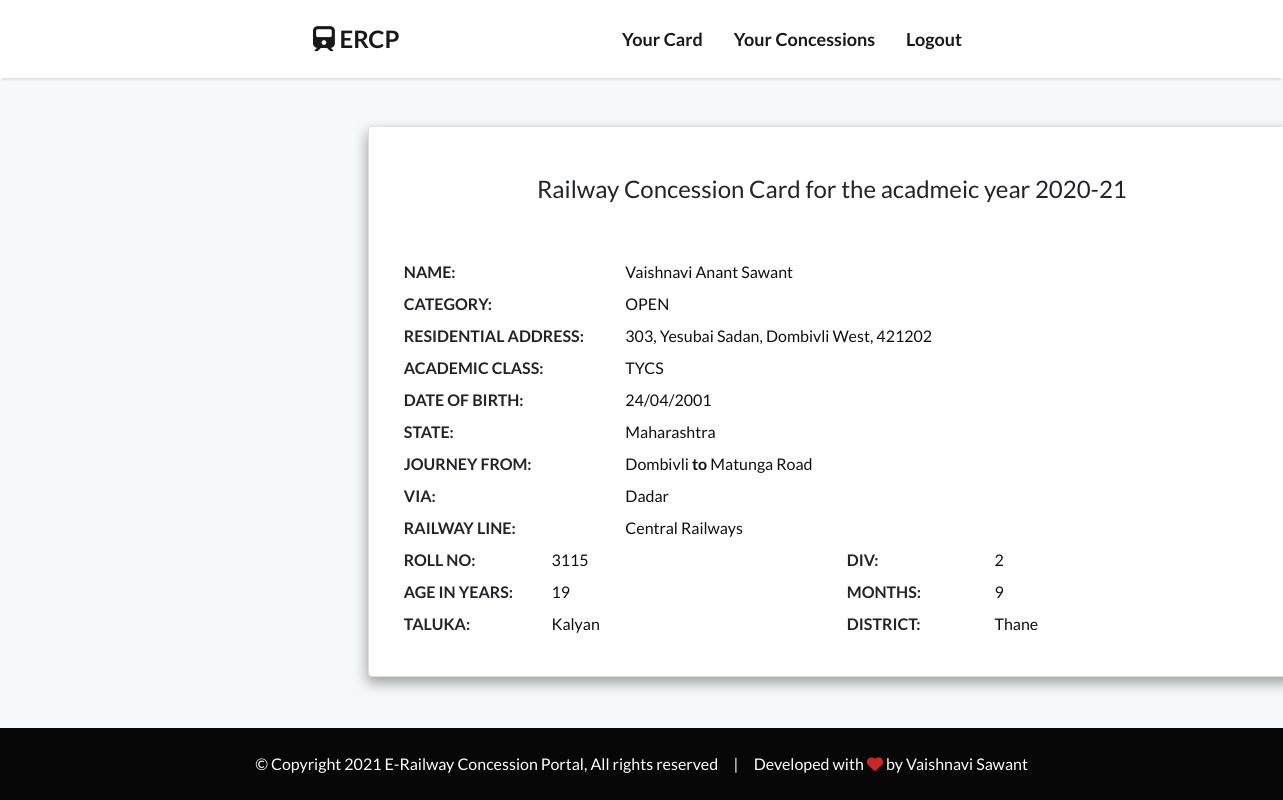
The page /student_card/ (signed in) on the database its author committed.
### ERCP_APP/models.py (models this page shows, shortened)
class CardDetail(models.Model):
    user_id = models.ForeignKey(
        to=User, on_delete=models.CASCADE, null=True, related_name='card_details')
    user_name = models.CharField(max_length=200, null=False, blank=False, unique=True)
    category = models.CharField(max_length=100, null=False, blank=False, choices=CATEGORY)
    academic_class = models.CharField(max_length=8, null=False, blank=False)
    roll_no = models.IntegerField(null=False, blank=False, unique=True)
    division = models.IntegerField(null=False, blank=False)
    date_of_birth = models.DateField(null=False, blank=False)
    years = models.IntegerField(null=False, blank=False)
    months = models.IntegerField(null=False, blank=False)
    residential_addr = models.CharField(max_length=755, null=False, blank=False)
    city = models.CharField(max_length=100, null=True, blank=True)
    zip_code = models.IntegerField(null=True, blank=True)
    taluka = models.CharField(max_length=50, null=False, blank=False)
    district = models.CharField(max_length=50, null=False, blank=False)
    state = models.CharField(max_length=50, null=False, blank=False)
    journey_from = models.CharField(max_length=50, null=False, blank=False)
    journey_to = models.CharField(max_length=50, null=False, blank=False, default='Matunga Road')
    via = models.CharField(max_length=50, null=True, blank=True)
    railway_line = models.CharField(max_length=100, null=False, blank=False, choices=RAILWAY_LINE)

### ERCP_APP/views.py (the view)
# urls.py: path('student_card/',student_card),
@login_required(login_url='/login/')
def student_card(request):
    try:
        card = CardDetail.objects.get(user_id=request.user)
        return render(request, 'ercp_admin/Card/card.html', {'card':card})
    except CardDetail.DoesNotExist:
        return render(request, "ercp_admin/option.html")
    return None

### ERCP_APP/templates/ercp_admin/Card/card.html
{% extends 'lognav.html' %}{% load static %} {% block body %}
<div class="card-wrapper">
  <div class="container">
    <div
      class="card"
      style="width: 58rem"
      data-aos="fade-down"
      data-aos-easing="linear"
      data-aos-duration="1000"
      style="overflow-x: hidden"
    >
      <h4 class="mt-5 mb-3 text-center">
        Railway Concession Card for the acadmeic year 2020-21
      </h4>
      <div class="card-body">
        <div class="card-content-wrapper">
          <div class="row">
            <div class="col-lg-3 font-weight-bold text-uppercase card-head">
              Name:
            </div>
            <div class="col-lg-9 card-text">{{ card.user_name }}</div>
          </div>
          <div class="row mt-2">
            <div class="col-lg-3 font-weight-bold text-uppercase card-head">
              Category:
            </div>
            <div class="col-lg-9 card-text">{{ card.category }}</div>
          </div>
          <div class="row mt-2">
            <div class="col-lg-3 font-weight-bold text-uppercase card-head">
              Residential Address:
            </div>
            <div class="col-lg-9 card-text">
              {{ card.residential_addr }}, {{ card.city }}, {{ card.zip_code }}
            </div>
          </div>
          <div class="row mt-2">
            <div class="col-lg-3 font-weight-bold text-uppercase card-head">
              Academic class:
            </div>
            <div class="col-lg-9 card-text">{{ card.academic_class }}</div>
          </div>
          <div class="row mt-2">
            <div class="col-lg-3 font-weight-bold text-uppercase card-head">
              date of birth:
            </div>
            <div class="col-lg-9 card-text">
              {{ card.date_of_birth | date:'d/m/Y' }}
            </div>
          </div>
          <div class="row mt-2">
            <div class="col-lg-3 font-weight-bold text-uppercase card-head">
              state:
            </div>
            <div class="col-lg-9 card-text">{{ card.state }}</div>
          </div>
          <div class="row mt-2">
            <div class="col-lg-3 font-weight-bold text-uppercase card-head">
              Journey from:
            </div>
            <div class="col-lg-9 card-text">
              {{ card.journey_from }} <b> to </b> {{ card.journey_to }}
            </div>
          </div>
          <div class="row mt-2">
            <div class="col-lg-3 font-weight-bold text-uppercase card-head">
              via:
            </div>
            <div class="col-lg-9 card-text">{{ card.via }}</div>
          </div>
          <div class="row mt-2">
            <div class="col-lg-3 font-weight-bold text-uppercase card-head">
              Railway line:
            </div>
            <div class="col-lg-9 card-text">{{ card.railway_line }}</div>
          </div>
          <div class="row mt-2">
            <div class="col-lg-2 font-weight-bold text-uppercase card-head">
              Roll No:
            </div>
            <div class="col-lg-4 card-text">{{ card.roll_no }}</div>
            <div class="col-lg-2 font-weight-bold text-uppercase card-head">
              div:
            </div>
            <div class="col-lg-4 card-text">{{ card.division }}</div>
          </div>
          <div class="row mt-2">
            <div class="col-lg-2 font-weight-bold text-uppercase card-head">
              Age in years:
            </div>
            <div class="col-lg-4 card-text">{{ card.years }}</div>
            <div class="col-lg-2 font-weight-bold text-uppercase card-head">
              months:
            </div>
            <div class="col-lg-4 card-text">{{ card.months }}</div>
          </div>
          <div class="row mt-2">
            <div class="col-lg-2 font-weight-bold text-uppercase card-head">
              Taluka:
            </div>
            <div class="col-lg-4 card-text">{{ card.taluka }}</div>
            <div class="col-lg-2 font-weight-bold text-uppercase card-head">
              district:
            </div>
            <div class="col-lg-4 card-text">{{ card.district }}</div>
          </div>
        </div>
      </div>
    </div>
  </div>
</div>
{% endblock %}

### ERCP_APP/static/css/style.css (style rules this page uses)
body { -webkit-background-size: cover; -moz-background-size: cover; background-size: cover; -o-background-size: cover; background-color: #fff; color: #070707; margin-bottom: 150px; font-family: "Lato", sans-serif !important; }
* { margin: 0; padding: 0; list-style: none; text-decoration: none; }
.container { width: 55% !important; max-width: 95% !important; }
.card-wrapper .container { width: 45% !important; max-width: 85% !important; }
.card { background-color: #fff; -webkit-box-shadow: -1px 6px 13px 0px rgba(0, 0, 0, 0.49); -moz-box-shadow: -1px 6px 13px 0px rgba(0, 0, 0, 0.49); box-shadow: -1px 6px 13px 0px rgba(68, 65, 65, 0.49); }
.card-content-wrapper { padding: 20px 15px 20px 15px; }
.card-head { font-size: 16px; }
.card-text { font-size: 16px; color: #101011; }

### rows shown on the page
CardDetail: user_name "Vaishnavi Anant Sawant", category "OPEN", residential_addr "303, Yesubai Sadan", city "Dombivli West", zip_code "421202", academic_class "TYCS", date_of_birth "24/04/2001", state "Maharashtra", journey_from "Dombivli", journey_to "Matunga Road", via "Dadar", railway_line "Central Railways", roll_no "3115", division "2", years "19", months "9", taluka "Kalyan", district "Thane"
